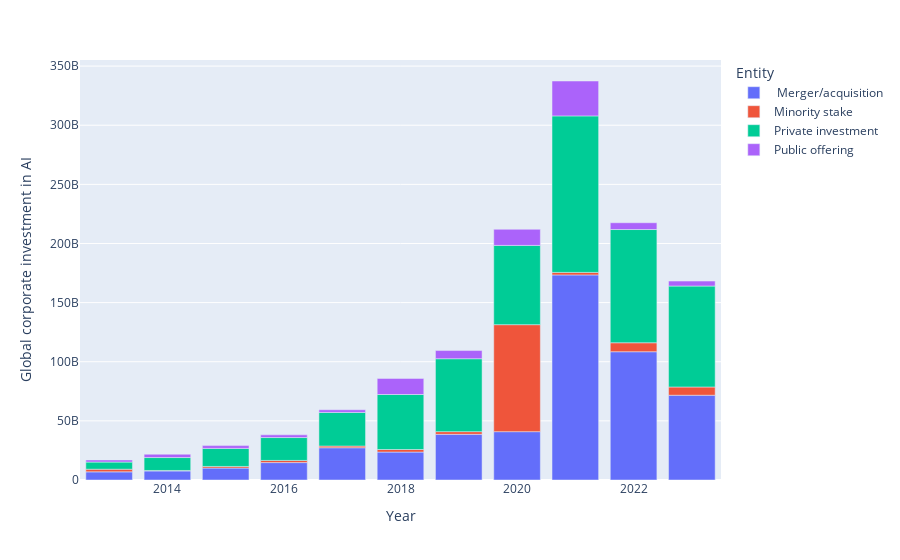

Source (notebook cell):
### Markdown cell above
2. Make a minimal stacked bar chart by using the function `bar` and passing the inputs 

- `x`
- `y`
- `color`

### Code cell
fig = px.bar(df, x='Year', y='Global corporate investment in AI',
             color= 'Entity')
fig.show()

### Figure 1 — Plotly figure (JSON) as saved in the notebook; plotly's stock layout.template omitted (floating-point values rounded to 4 significant figures)
{"data": [{"alignmentgroup": "True", "hovertemplate": "Entity= Merger/acquisition<br>Year=%{x}<br>Global corporate investment in AI=%{y}<extra></extra>", "legendgroup": " Merger/acquisition", "marker": {"color": "#636efa", "pattern": {"shape": ""}}, "name": " Merger/acquisition", "offsetgroup": " Merger/acquisition", "orientation": "v", "showlegend": true, "textposition": "auto", "type": "bar", "x": [2013, 2014, 2015, 2016, 2017, 2018, 2019, 2020, 2021, 2022, 2023], "xaxis": "x", "y": [6885993015, 7657417878, 10117764887, 14733541676, 27282738436, 23621531572, 38611936417, 40874040917, 173420000000, 108478675310, 71686118250], "yaxis": "y"}, {"alignmentgroup": "True", "hovertemplate": "Entity=Minority stake<br>Year=%{x}<br>Global corporate investment in AI=%{y}<extra></extra>", "legendgroup": "Minority stake", "marker": {"color": "#EF553B", "pattern": {"shape": ""}}, "name": "Minority stake", "offsetgroup": "Minority stake", "orientation": "v", "showlegend": true, "textposition": "auto", "type": "bar", "x": [2013, 2014, 2015, 2016, 2017, 2018, 2019, 2020, 2021, 2022, 2023], "xaxis": "x", "y": [2244926777, 389166230, 1349035318, 1817701310, 1426042649, 2168993991, 2278771982, 90479882584, 2110000000, 7583137170, 6963184542], "yaxis": "y"}, {"alignmentgroup": "True", "hovertemplate": "Entity=Private investment<br>Year=%{x}<br>Global corporate investment in AI=%{y}<extra></extra>", "legendgroup": "Private investment", "marker": {"color": "#00cc96", "pattern": {"shape": ""}}, "name": "Private investment", "offsetgroup": "Private investment", "orientation": "v", "showlegend": true, "textposition": "auto", "type": "bar", "x": [2013, 2014, 2015, 2016, 2017, 2018, 2019, 2020, 2021, 2022, 2023], "xaxis": "x", "y": [6013612143, 10942438702, 15262391101, 19339890338, 28432416231, 46509274133, 61664629720, 67027564025, 132360000000, 95738264144, 85363484565], "yaxis": "y"}, {"alignmentgroup": "True", "hovertemplate": "Entity=Public offering<br>Year=%{x}<br>Global corporate investment in AI=%{y}<extra></extra>", "legendgroup": "Public offering", "marker": {"color": "#ab63fa", "pattern": {"shape": ""}}, "name": "Public offering", "offsetgroup": "Public offering", "orientation": "v", "showlegend": true, "textposition": "auto", "type": "bar", "x": [2013, 2014, 2015, 2016, 2017, 2018, 2019, 2020, 2021, 2022, 2023], "xaxis": "x", "y": [1802920468, 2804286069, 2343663053, 2291884261, 2244082619, 13618260779, 6899909582, 13621190377, 29510000000, 5740592241, 4206368184], "yaxis": "y"}], "layout": {"barmode": "relative", "legend": {"title": {"text": "Entity"}, "tracegroupgap": 0}, "margin": {"t": 60}, "xaxis": {"anchor": "y", "domain": [0, 1], "title": {"text": "Year"}}, "yaxis": {"anchor": "x", "domain": [0, 1], "title": {"text": "Global corporate investment in AI"}}}}
